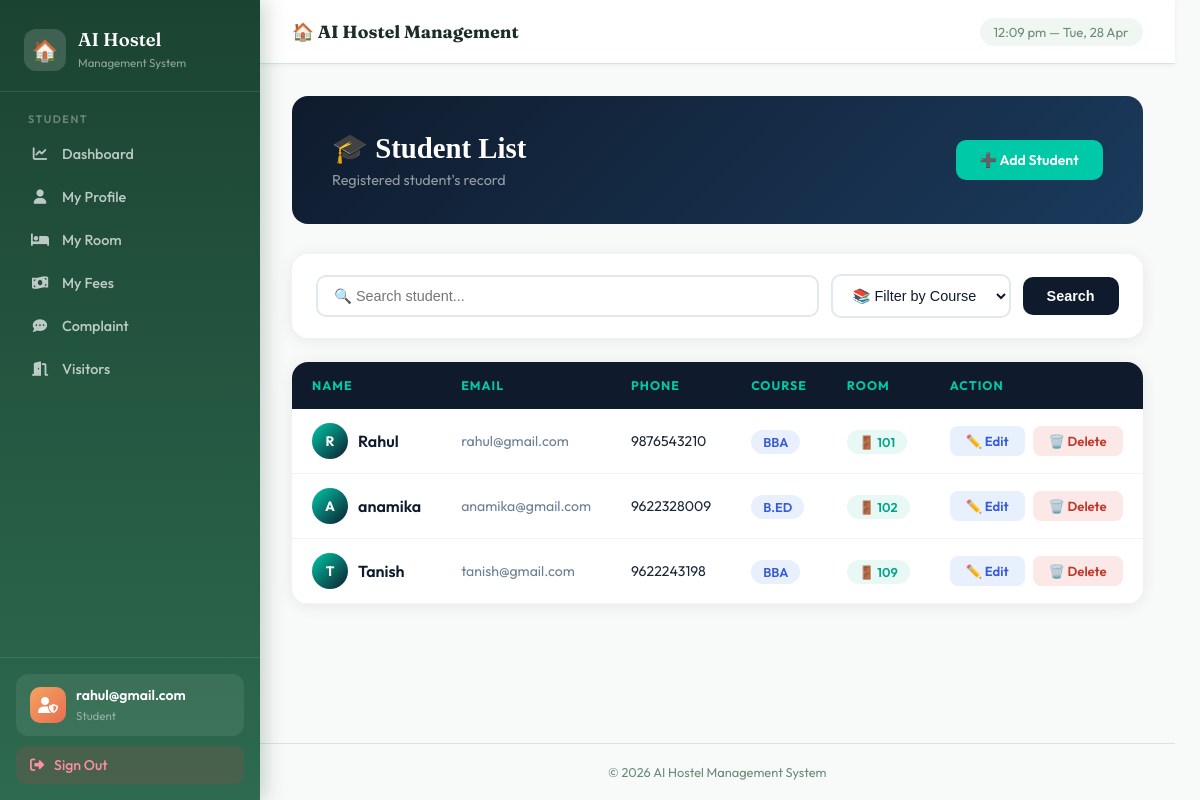
The page /student/ (signed in) on the database as committed earlier.
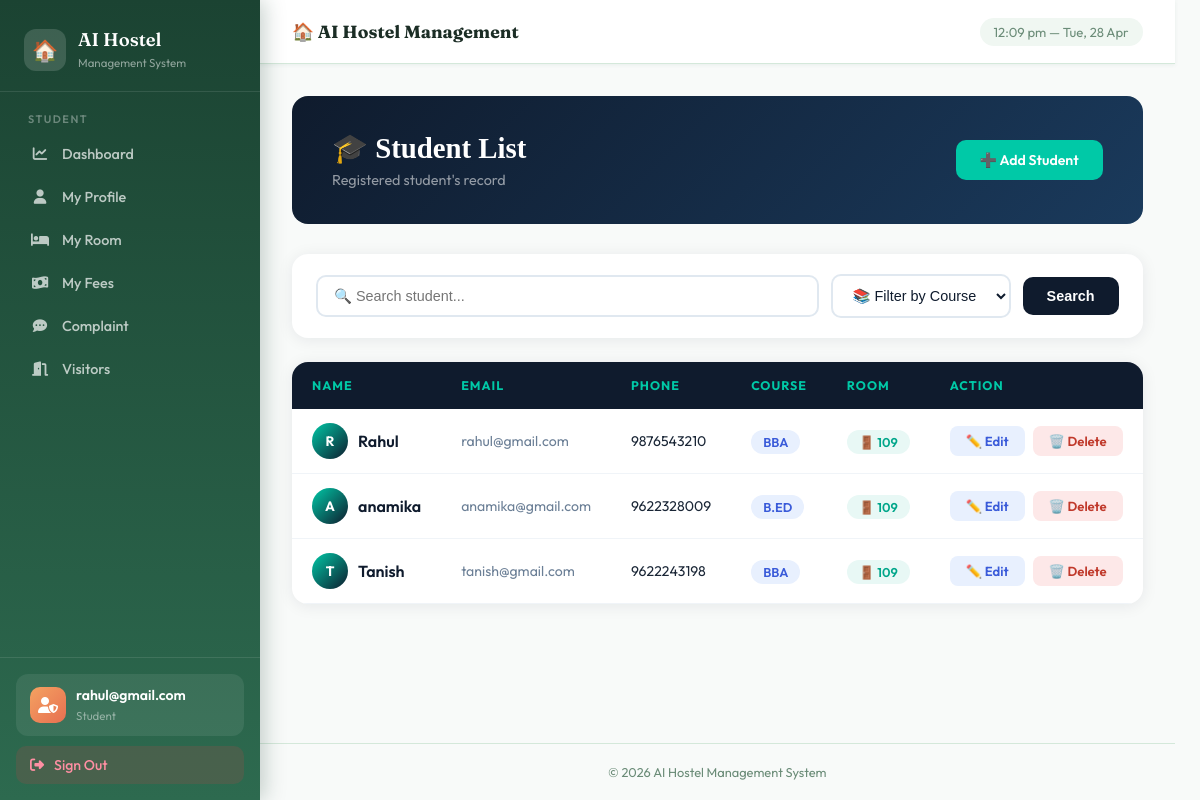
The same page on the database as committed later.
### hostel_app/models.py (models this page shows, shortened)
class Student(models.Model):
    user = models.OneToOneField(User, on_delete=models.CASCADE, null=True, blank=True)
    name = models.CharField(max_length=100)
    email = models.EmailField(unique=True)
    phone = models.CharField(max_length=15)
    course = models.CharField(max_length=100)
    room_number = models.IntegerField(null=True, blank=True)

### hostel_app/views.py (the view)
# urls.py: path('student/', views.student_list, name='student_list'),
@login_required(login_url='login')
def student_list(request):
    query = request.GET.get('q')
    course = request.GET.get('course')
    students = Student.objects.all()
    if query:
        students = students.filter(name__icontains=query)
    if course:
        students = students.filter(course__icontains=course)
    return render(request, 'hostel_app/student_list.html', {'students': students})

### hostel_app/templates/hostel_app/student_list.html (shortened to what the changed rows need)
{% extends 'hostel_app/base.html' %}
{% block content %}
<div style="
    background: linear-gradient(135deg, #0f1b2d 0%, #1a3a5c 100%);
    border-radius: 16px;
    padding: 35px 40px;
    margin-bottom: 30px;
    display:flex;
    align-items:center;
    justify-content:space-between;
">
    <div>
        <h2 style="font-family:'Playfair Display',serif; color:white; font-size:1.8rem; margin-bottom:6px;">🎓 Student List</h2>
    </div>
</div>
<div style="
    background:white;
    border-radius:16px;
    overflow:hidden;
    box-shadow:0 2px 16px rgba(15,27,45,0.08);
">
    <table style="width:100%; border-collapse:collapse;">
        <thead>
            <tr style="background:#0f1b2d;">
                <th style="padding:16px 20px; text-align:left; color:#00c9a7; font-size:0.78rem; text-transform:uppercase; letter-spacing:1px;">Name</th>
                <th style="padding:16px 20px; text-align:left; color:#00c9a7; font-size:0.78rem; text-transform:uppercase; letter-spacing:1px;">Email</th>
                <th style="padding:16px 20px; text-align:left; color:#00c9a7; font-size:0.78rem; text-transform:uppercase; letter-spacing:1px;">Phone</th>
                <th style="padding:16px 20px; text-align:left; color:#00c9a7; font-size:0.78rem; text-transform:uppercase; letter-spacing:1px;">Course</th>
                <th style="padding:16px 20px; text-align:left; color:#00c9a7; font-size:0.78rem; text-transform:uppercase; letter-spacing:1px;">Room</th>
                <th style="padding:16px 20px; text-align:left; color:#00c9a7; font-size:0.78rem; text-transform:uppercase; letter-spacing:1px;">Action</th>
            </tr>
        </thead>
        <tbody>
            {% for student in students %}
            <tr style="border-bottom:1px solid #f0f4f8;"
                onmouseover="this.style.background='#f8fbff'"
                onmouseout="this.style.background='white'">
                <td style="padding:14px 20px;">
                    <div style="display:flex; align-items:center; gap:10px;">
                        <div style="
                            width:36px; height:36px;
                            background:linear-gradient(135deg,#00c9a7,#0f1b2d);
                            border-radius:50%;
                            display:flex; align-items:center; justify-content:center;
                            color:white; font-weight:700; font-size:0.85rem;
                            flex-shrink:0;
                        ">
                            {{ student.name|slice:":1"|upper }}
                        </div>
                        <span style="font-weight:600; color:#0f1b2d;">{{ student.name }}</span>
                    </div>
                </td>
                <td style="padding:14px 20px; color:#6b7f96; font-size:0.88rem;">{{ student.email }}</td>
                <td style="padding:14px 20px; color:#1a2636; font-size:0.88rem;">{{ student.phone }}</td>
                <td style="padding:14px 20px;">
                    <span style="background:#e8f0fe; color:#3a5bd9; padding:4px 12px; border-radius:20px; font-size:0.8rem; font-weight:600;">
                        {{ student.course }}
                    </span>
                </td>
                <td style="padding:14px 20px;">
                    <span style="background:#e8f8f5; color:#00a68a; padding:4px 12px; border-radius:20px; font-size:0.8rem; font-weight:600;">
                        🚪 {{ student.room_number }}
                    </span>
                </td>
                <td style="padding:14px 20px;">
                    <div style="display:flex; gap:8px;">
                        <a href="/edit_student/{{ student.id }}/" style="
                            padding:7px 16px;
                            background:#e8f0fe;
                            color:#3a5bd9;
                            text-decoration:none;
                            border-radius:8px;
                            font-size:0.82rem;
                            font-weight:600;
                        ">✏️ Edit</a>
                        <a href="/delete_student/{{ student.id }}/" style="
                            padding:7px 16px;
                            background:#fde8e8;
                            color:#c0392b;
                            text-decoration:none;
                            border-radius:8px;
                            font-size:0.82rem;
                            font-weight:600;
                        ">🗑️ Delete</a>
                    </div>
                </td>
            </tr>
            {% endfor %}
        </tbody>
    </table>
</div>
{% endblock %}

Rows that differ between the two databases and show on the page:
changed Student "Rahul": room_number "101" → "109"
changed Student "anamika": room_number "102" → "109"
